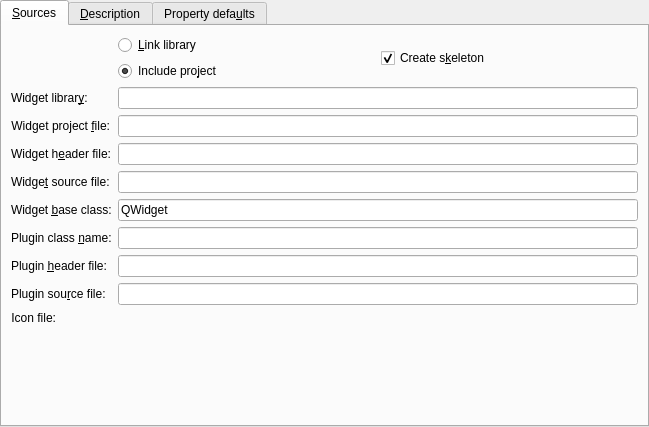
<?xml version="1.0" encoding="UTF-8"?>
<ui version="4.0">
 <class>QmakeProjectManager::Internal::ClassDefinition</class>
 <widget class="QTabWidget" name="QmakeProjectManager::Internal::ClassDefinition">
  <property name="enabled">
   <bool>true</bool>
  </property>
  <property name="geometry">
   <rect>
    <x>0</x>
    <y>0</y>
    <width>649</width>
    <height>427</height>
   </rect>
  </property>
  <property name="windowTitle">
   <string/>
  </property>
  <property name="whatsThis">
   <string>The header file</string>
  </property>
  <property name="currentIndex">
   <number>0</number>
  </property>
  <widget class="QWidget" name="sourceTab">
   <attribute name="title">
    <string>&amp;Sources</string>
   </attribute>
   <layout class="QVBoxLayout" name="verticalLayout">
    <item>
     <layout class="QFormLayout" name="formLayout">
      <item row="1" column="0">
       <widget class="QLabel" name="widgetLibraryLabel">
        <property name="text">
         <string>Widget librar&amp;y:</string>
        </property>
        <property name="buddy">
         <cstring>widgetLibraryEdit</cstring>
        </property>
       </widget>
      </item>
      <item row="1" column="1">
       <widget class="QLineEdit" name="widgetLibraryEdit"/>
      </item>
      <item row="2" column="0">
       <widget class="QLabel" name="widgetProjectLabel">
        <property name="text">
         <string>Widget project &amp;file:</string>
        </property>
        <property name="alignment">
         <set>Qt::AlignRight|Qt::AlignTrailing|Qt::AlignVCenter</set>
        </property>
        <property name="buddy">
         <cstring>widgetProjectEdit</cstring>
        </property>
       </widget>
      </item>
      <item row="2" column="1">
       <widget class="QLineEdit" name="widgetProjectEdit"/>
      </item>
      <item row="3" column="0">
       <widget class="QLabel" name="widgetHeaderLabel">
        <property name="text">
         <string>Widget h&amp;eader file:</string>
        </property>
        <property name="alignment">
         <set>Qt::AlignRight|Qt::AlignTrailing|Qt::AlignVCenter</set>
        </property>
        <property name="buddy">
         <cstring>widgetHeaderEdit</cstring>
        </property>
       </widget>
      </item>
      <item row="3" column="1">
       <widget class="QLineEdit" name="widgetHeaderEdit">
        <property name="whatsThis">
         <string>The header file has to be specified in source code.</string>
        </property>
       </widget>
      </item>
      <item row="4" column="0">
       <widget class="QLabel" name="widgetSourceLabel">
        <property name="text">
         <string>Widge&amp;t source file:</string>
        </property>
        <property name="buddy">
         <cstring>widgetSourceEdit</cstring>
        </property>
       </widget>
      </item>
      <item row="4" column="1">
       <widget class="QLineEdit" name="widgetSourceEdit"/>
      </item>
      <item row="5" column="0">
       <widget class="QLabel" name="widgetBaseClassLabel">
        <property name="text">
         <string>Widget &amp;base class:</string>
        </property>
        <property name="buddy">
         <cstring>widgetBaseClassEdit</cstring>
        </property>
       </widget>
      </item>
      <item row="5" column="1">
       <widget class="QLineEdit" name="widgetBaseClassEdit">
        <property name="text">
         <string>QWidget</string>
        </property>
       </widget>
      </item>
      <item row="6" column="0">
       <widget class="QLabel" name="pluginClassLabel">
        <property name="text">
         <string>Plugin class &amp;name:</string>
        </property>
        <property name="buddy">
         <cstring>pluginClassEdit</cstring>
        </property>
       </widget>
      </item>
      <item row="6" column="1">
       <widget class="QLineEdit" name="pluginClassEdit"/>
      </item>
      <item row="7" column="0">
       <widget class="QLabel" name="pluginHeaderLabel">
        <property name="text">
         <string>Plugin &amp;header file:</string>
        </property>
        <property name="buddy">
         <cstring>pluginHeaderEdit</cstring>
        </property>
       </widget>
      </item>
      <item row="7" column="1">
       <widget class="QLineEdit" name="pluginHeaderEdit"/>
      </item>
      <item row="8" column="0">
       <widget class="QLabel" name="pluginSourceLabel">
        <property name="text">
         <string>Plugin sou&amp;rce file:</string>
        </property>
        <property name="buddy">
         <cstring>pluginSourceEdit</cstring>
        </property>
       </widget>
      </item>
      <item row="8" column="1">
       <widget class="QLineEdit" name="pluginSourceEdit"/>
      </item>
      <item row="9" column="0">
       <widget class="QLabel" name="iconLabel">
        <property name="text">
         <string>Icon file:</string>
        </property>
        <property name="alignment">
         <set>Qt::AlignRight|Qt::AlignTrailing|Qt::AlignVCenter</set>
        </property>
       </widget>
      </item>
      <item row="9" column="1">
       <widget class="Utils::PathChooser" name="iconPathChooser"/>
      </item>
      <item row="0" column="1">
       <layout class="QGridLayout" name="gridLayout">
        <item row="0" column="0">
         <widget class="QRadioButton" name="libraryRadio">
          <property name="text">
           <string>&amp;Link library</string>
          </property>
          <property name="checked">
           <bool>false</bool>
          </property>
         </widget>
        </item>
        <item row="0" column="1" rowspan="2">
         <widget class="QCheckBox" name="skeletonCheck">
          <property name="text">
           <string>Create s&amp;keleton</string>
          </property>
          <property name="checked">
           <bool>true</bool>
          </property>
         </widget>
        </item>
        <item row="1" column="0">
         <widget class="QRadioButton" name="includeRadio">
          <property name="text">
           <string>Include pro&amp;ject</string>
          </property>
          <property name="checked">
           <bool>true</bool>
          </property>
         </widget>
        </item>
       </layout>
      </item>
     </layout>
    </item>
   </layout>
  </widget>
  <widget class="QWidget" name="descriptionTab">
   <attribute name="title">
    <string>&amp;Description</string>
   </attribute>
   <layout class="QFormLayout" name="formLayout_2">
    <property name="fieldGrowthPolicy">
     <enum>QFormLayout::ExpandingFieldsGrow</enum>
    </property>
    <item row="0" column="0">
     <widget class="QLabel" name="label_2">
      <property name="text">
       <string>G&amp;roup:</string>
      </property>
      <property name="buddy">
       <cstring>groupEdit</cstring>
      </property>
     </widget>
    </item>
    <item row="0" column="1">
     <widget class="QLineEdit" name="groupEdit"/>
    </item>
    <item row="1" column="0">
     <widget class="QLabel" name="label_3">
      <property name="text">
       <string>&amp;Tooltip:</string>
      </property>
      <property name="buddy">
       <cstring>tooltipEdit</cstring>
      </property>
     </widget>
    </item>
    <item row="1" column="1">
     <widget class="QLineEdit" name="tooltipEdit"/>
    </item>
    <item row="2" column="0">
     <widget class="QLabel" name="label_4">
      <property name="text">
       <string>W&amp;hat's this:</string>
      </property>
      <property name="buddy">
       <cstring>whatsthisEdit</cstring>
      </property>
     </widget>
    </item>
    <item row="2" column="1">
     <widget class="QTextEdit" name="whatsthisEdit">
      <property name="sizePolicy">
       <sizepolicy hsizetype="Expanding" vsizetype="Expanding">
        <horstretch>0</horstretch>
        <verstretch>0</verstretch>
       </sizepolicy>
      </property>
      <property name="minimumSize">
       <size>
        <width>0</width>
        <height>36</height>
       </size>
      </property>
      <property name="maximumSize">
       <size>
        <width>16777215</width>
        <height>100</height>
       </size>
      </property>
     </widget>
    </item>
    <item row="3" column="1">
     <widget class="QCheckBox" name="containerCheck">
      <property name="text">
       <string>The widget is a &amp;container</string>
      </property>
     </widget>
    </item>
   </layout>
  </widget>
  <widget class="QWidget" name="propertyDefaults">
   <attribute name="title">
    <string>Property defa&amp;ults</string>
   </attribute>
   <layout class="QGridLayout" name="gridLayout_3">
    <item row="1" column="0">
     <widget class="QTextEdit" name="domXmlEdit"/>
    </item>
    <item row="0" column="0">
     <widget class="QLabel" name="label_6">
      <property name="text">
       <string>dom&amp;XML:</string>
      </property>
      <property name="buddy">
       <cstring>domXmlEdit</cstring>
      </property>
     </widget>
    </item>
   </layout>
  </widget>
 </widget>
 <customwidgets>
  <customwidget>
   <class>Utils::PathChooser</class>
   <extends>QWidget</extends>
   <header location="global">utils/pathchooser.h</header>
  </customwidget>
 </customwidgets>
 <tabstops>
  <tabstop>libraryRadio</tabstop>
  <tabstop>includeRadio</tabstop>
  <tabstop>skeletonCheck</tabstop>
  <tabstop>widgetLibraryEdit</tabstop>
  <tabstop>widgetProjectEdit</tabstop>
  <tabstop>widgetHeaderEdit</tabstop>
  <tabstop>widgetSourceEdit</tabstop>
  <tabstop>widgetBaseClassEdit</tabstop>
  <tabstop>pluginClassEdit</tabstop>
  <tabstop>pluginHeaderEdit</tabstop>
  <tabstop>pluginSourceEdit</tabstop>
  <tabstop>groupEdit</tabstop>
  <tabstop>tooltipEdit</tabstop>
  <tabstop>whatsthisEdit</tabstop>
  <tabstop>containerCheck</tabstop>
  <tabstop>domXmlEdit</tabstop>
 </tabstops>
 <resources/>
 <connections/>
</ui>
